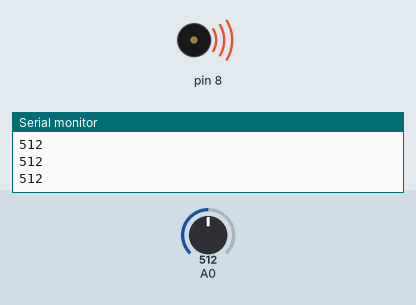
A sketch run on a simulated Arduino Uno, built with avr-gcc and run on an emulated ATmega328P. On the bench: buzzer (waves = sounding), the last lines printed to the serial monitor. Inputs (shaded band) come from the test bench; at power-on: A0 = 512.

Above: at 1.2 s.
1.3 s: A0 set to 533
At 2.1 s:
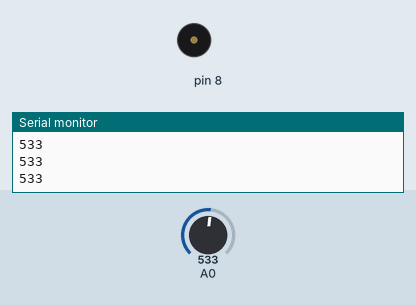
2.8 s: A0 set to 511
At 4.0 s:
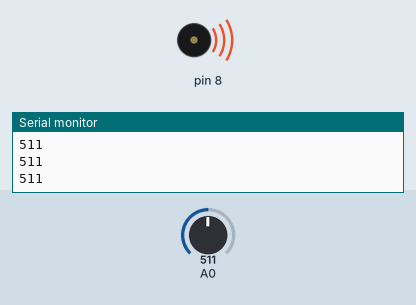
4.3 s: A0 set to 306
At 5.5 s:
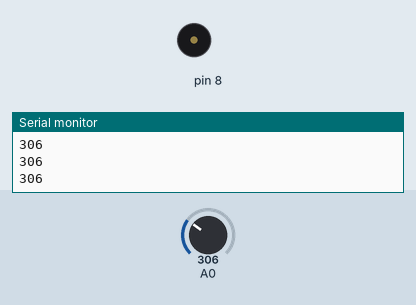
Timing chart, 0 to 7.3 s (numbered marks = the images above; inputs shaded):
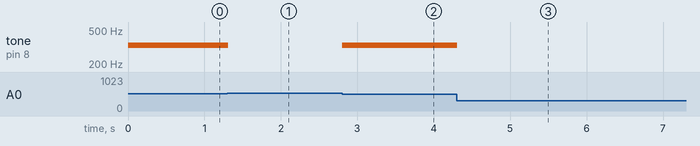

The sketch:

sketch_project07.ino
```cpp
/*
  Arduino Starter Kit -- Project 07
 */

int notes[] = {262, 294, 330, 349};


void setup() {
  Serial.begin(9600);
}

void loop() {
  int keyValue = analogRead(A0);
  Serial.println(keyValue);

  if (keyValue == 1023) {
    tone(8, notes[0]);
  } else if (keyValue > 1000 && keyValue < 1005) {
    tone(8, notes[1]);
  } else if (keyValue > 510 && keyValue < 515) {
    tone(8, notes[2]);
  } else if (keyValue > 3 && keyValue < 12) {
    tone(8, notes[3]);
  } else {
    noTone(8);
  }

  delay(10);
}
```

Measured:
- the behaviour switches between 514 and 515 on A0 (found by bisection; images 0 and 1)
- after the input at 1.3 s, tone on pin 8: 330 Hz → silent at once
- after the input at 2.8 s, tone on pin 8: silent → 330 Hz at once
- after the input at 4.3 s, tone on pin 8: 330 Hz → silent at once
